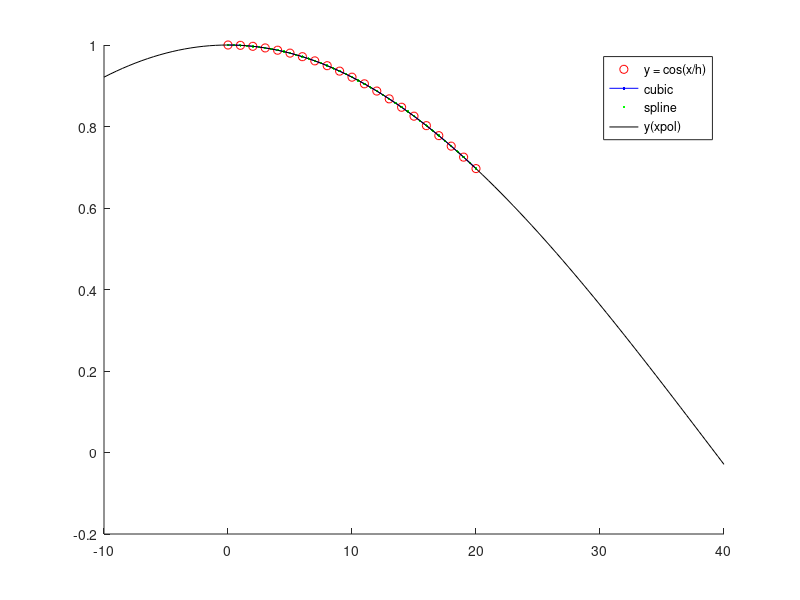
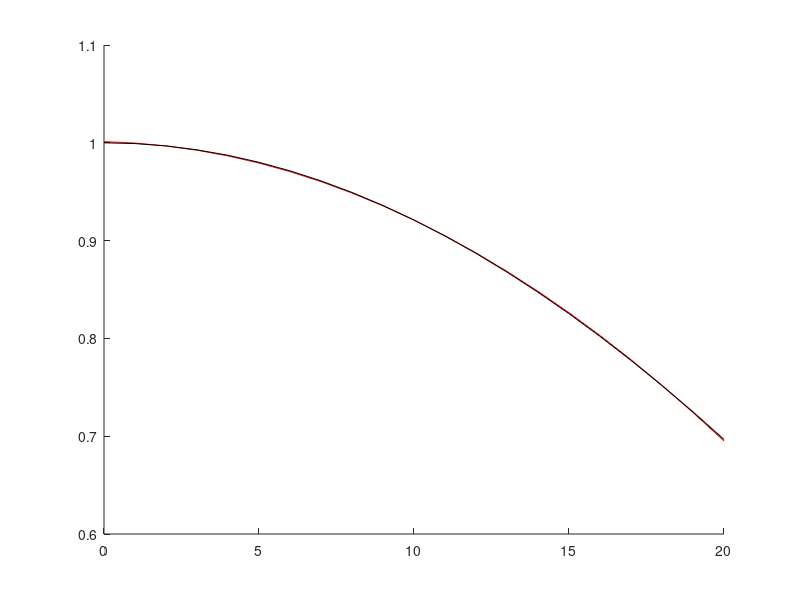

MATLAB code to generate these figures, in order:
close all
clear all
clc

%%%%%%Passo 1%%%%%%%%
x = 0:20;
h = 25;
y = cos(x/h);
hold on
plot(x,y,'or')


%%%%Passo 2%%%%%%%%%
hold on
xpol = -10:0.5:40;
ypol = interp1(x,y,xpol,'cubic');
plot(xpol,ypol,'.-b')
ypol2 = interp1(x,y,xpol,'spline');
plot(xpol,ypol2,'.g')

%%%%%%%%%%Passo 3%%%%%%%%
xpol = -10:0.5:40;
y2 = cos(xpol/h);
plot(xpol,y2,'-k')
%%%%%%%Legenda%%%%%%%%%%
legend('y = cos(x/h)','cubic','spline','y(xpol)')



%%%%%%%%%%%%%%%%%%%%%%%%%%%%%%%%%%%%%%%I 2%%%%%%%%%%%%%%%%%%%%%%%%%%%%%%%%%
figure(2)
hold on
a = polyfit(x,y,2);
y3 = a(1)*x.^2+a(2)*x+a(3);
plot(x,y3,'-r')
plot(x,y,'-k')